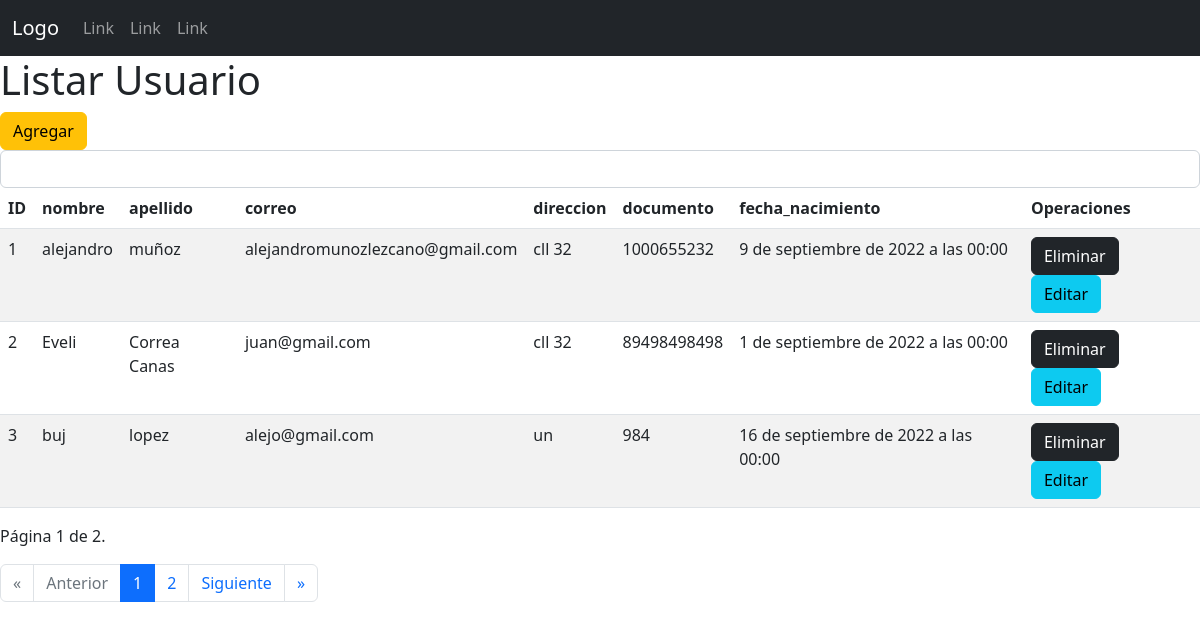
The app's page /transportes/listarUsuarios/ with its own data.
### transportesEscolaresSena/models.py (models this page shows, shortened)
class Cliente(models.Model):
    nombre = models.CharField(max_length= 100)
    apellido = models.CharField(max_length= 100)
    correo = models.EmailField(max_length= 250, null=True, blank=True)
    direccion = models.CharField(max_length= 100)
    documento = models.IntegerField()
    fecha_nacimiento = models.DateTimeField()
    usuario = models.CharField(max_length=100, default = "u1")
    clave = models.CharField(max_length=254, default = "12345")
    ROLES = (
        ('A', 'Administrador'),
        ('S', 'Supervisor'),
        ('O', 'Operario'),
    )
    rol = models.CharField(max_length=100, choices=ROLES, default='O')

### transportesEscolaresSena/views.py (the view)
# urls.py: path('listarUsuarios/', views.listarUsuario, name = "listarUsuario"),
def listarUsuario(request):
    q = Cliente.objects.all()
    paginator = Paginator(q, 3) # Mostrar 3 registros por página...
    page_number = request.GET.get('page')
    q = paginator.get_page(page_number)
    contexto = {'datos': q}
    return render(request, 'transportes/login/usuarios/listarUsuario.html', contexto)

### transportesEscolaresSena/templates/transportes/login/usuarios/listarUsuario.html (shortened to what this page needs)
{%extends "transportes/index.html"%}
{% load static %}
    {%block contenedor%}
    <h1>Listar Usuario</h1>
    <a class="btn btn-warning" href="{% url 'transportes:registrarUsuario' %}">Agregar</a>
    {%if datos%}
        <br>
        <form class="d-flex" role="search" action="{% url 'transportes:buscarProducto' %}" method="post">
            <input onkeyup="buscarProducto('{% url 'transportes:buscarProducto' %}');" class="form-control" type="search" name="buscar" id="buscar">
        </form>
        <div id="respuesta">
        <table class="table table-striped">
            <thead>
                <tr>
                    <th>ID</th>
                    <th>nombre</th>
                    <th>apellido</th>
                    <th>correo</th>
                    <th>direccion</th>
                    <th>documento</th>
                    <th>fecha_nacimiento</th>
                    <th>Operaciones</th>
                </tr>
            </thead>
            <tbody>
                {%for t in datos %}
                <tr>
                    <td>{{t.id}}</td>
                    <td>{{t.nombre}}</td>
                    <td>{{t.apellido}}</td>
                    <td>{{t.correo}}</td>
                    <td>{{t.direccion}}</td>
                    <td>{{t.documento}}</td>
                    <td>{{t.fecha_nacimiento}}</td>
                    <td>
                        <div class="d-grid gap-2 d-md-block">
                            <a class="btn btn-dark" href="{% url 'transportes:eliminarUsuario' t.id %}">Eliminar</a>
                            <a class="btn btn-info" href="{% url 'transportes:formularioEditar' t.id %}">Editar</a>
                        </div>
                    </td>
                </tr>
                {%endfor%}
            </tbody>
        </table>
        <p>Página {{ datos.number }} de {{ datos.paginator.num_pages }}.</p>
        <nav aria-label="...">
            <ul class="pagination">
              <li class="page-item {% if not datos.has_previous %}disabled{% endif %}">
                <a class="page-link" href="?page=1">&laquo;</a>
              </li>
              <li class="page-item {% if not datos.has_previous %}disabled{% endif %}">
                <a class="page-link" {% if datos.has_previous %}href="?page={{ datos.previous_page_number }}"{% endif %}>Anterior</a>
              </li>
                {% for i in "x"|rjust:datos.paginator.num_pages|make_list %}
                    <li class="page-item {% if forloop.counter == datos.number %}active{% endif %}" aria-current="page">
                        <a class="page-link" href="?page={{ forloop.counter }}">{{ forloop.counter }}</a>
                    </li>
                {% endfor %}
              <li class="page-item {% if not datos.has_next %}disabled{% endif %}">
                <a class="page-link" {% if datos.has_next %}href="?page={{ datos.next_page_number }}"{% endif %}>Siguiente</a>
              </li>
              <li class="page-item {% if not datos.has_next %}disabled{% endif %}">
                <a class="page-link" {% if datos.has_next %}href="?page={{ datos.paginator.num_pages }}"{% endif %}>&raquo;</a>
              </li>
            </ul>
          </nav>
    {%else%}
        No hay datos...
    {%endif%}
    {%endblock%}

### records on screen
Cliente: id "1", nombre "alejandro", apellido "muñoz", correo "alejandromunozlezcano@gmail.com", direccion "cll 32", documento "1000655232", fecha_nacimiento "9 de septiembre de 2022 a las 00:00"
Cliente: id "2", nombre "Eveli", apellido "Correa Canas", correo "juan@gmail.com", direccion "cll 32", documento "89498498498", fecha_nacimiento "1 de septiembre de 2022 a las 00:00"
Cliente: id "3", nombre "buj", apellido "lopez", correo "alejo@gmail.com", direccion "un", documento "984", fecha_nacimiento "16 de septiembre de 2022 a las 00:00"

### other values on screen
{{ datos.number }} "1"
{{ datos.paginator.num_pages }} "2"
